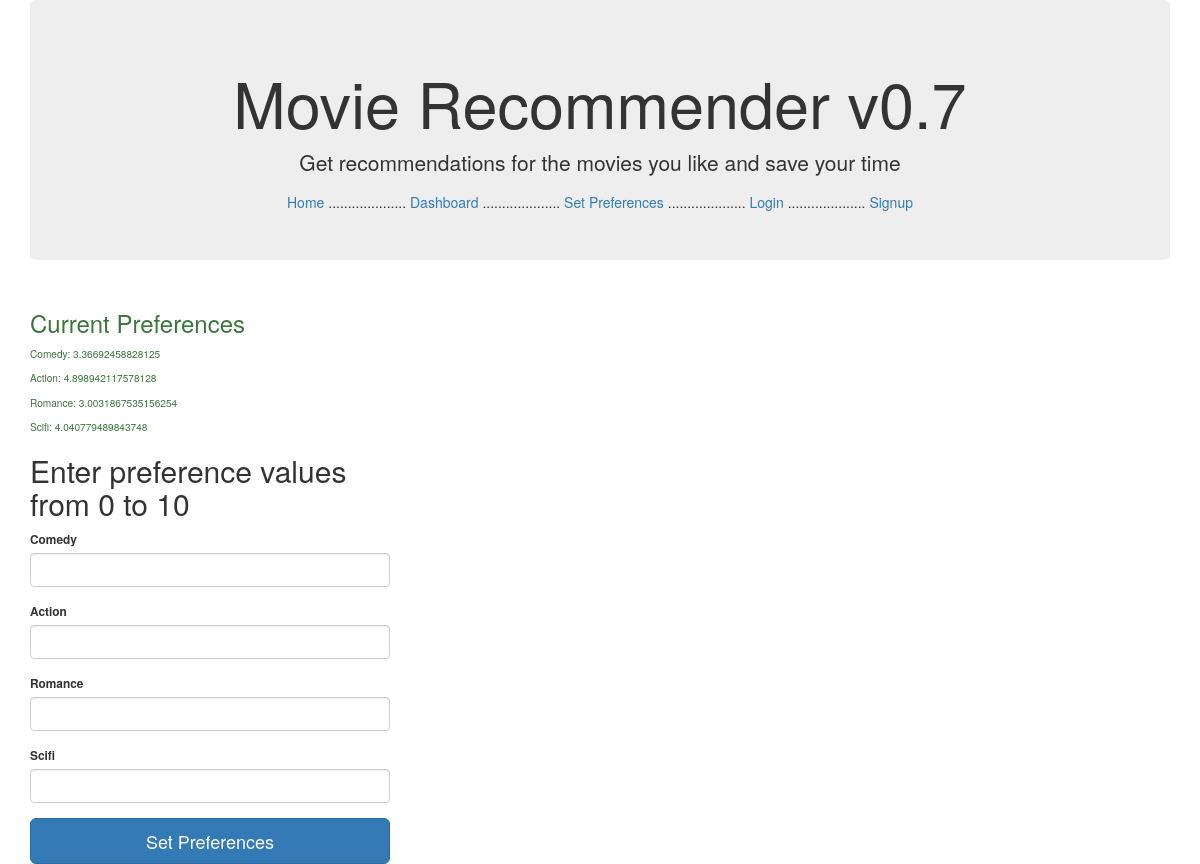
The page /setpreferences (signed in) on the database as committed earlier.
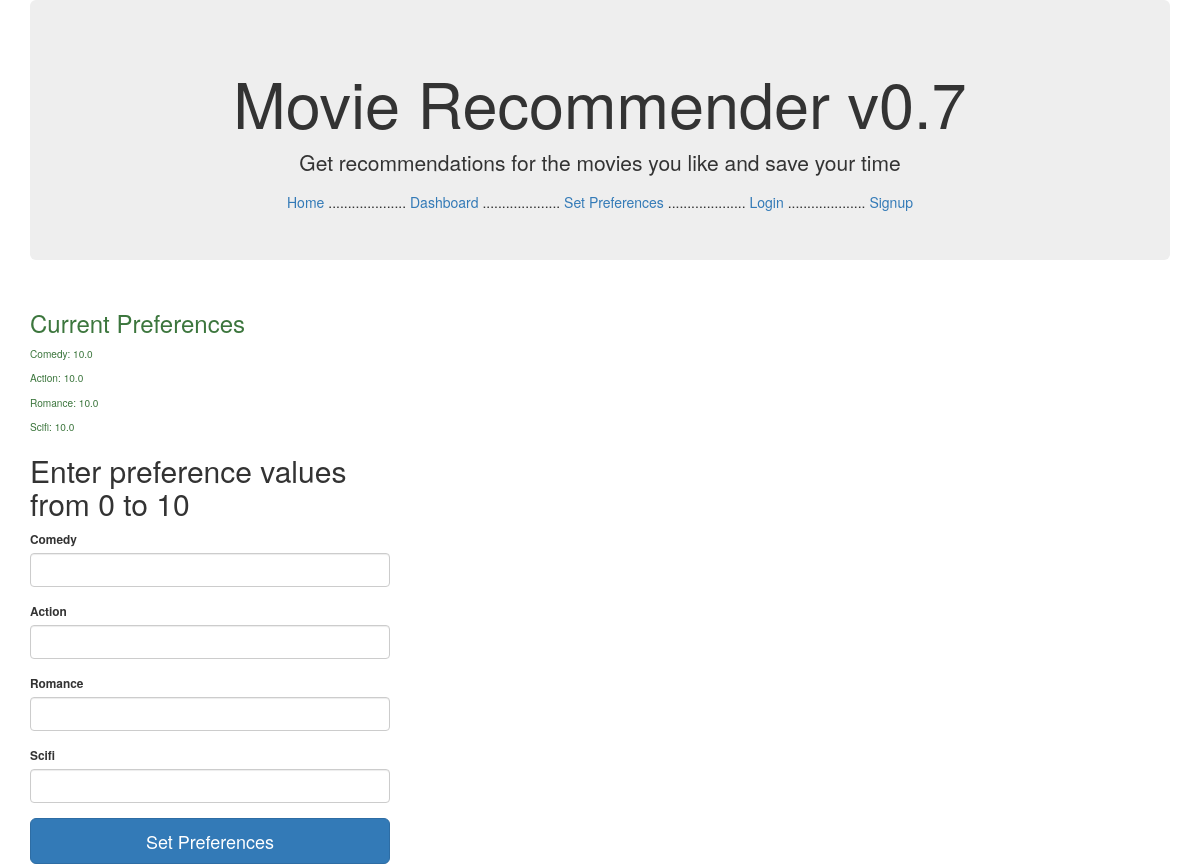
The same page on the database as committed later.
### app/models.py (models this page shows, shortened)
class Preference(db.Model):
	__tablename__ = 'preferences'
	id = db.Column(db.Integer, primary_key=True)
	user_id = db.Column(db.Integer, db.ForeignKey('users.id'))
	comedy = db.Column(db.Float)
	action = db.Column(db.Float)
	romance = db.Column(db.Float)
	scifi = db.Column(db.Float)

### app/views.py (the view, shortened to what this page needs)
@app.route('/setpreferences', methods=['POST', 'GET'])
@login_required
def setpreferences():
	form = PreferenceForm()
	preference = Preference.query.filter_by(user_id = current_user.id).first()
	return render_template('setpreferences.html', preference = preference, form=form)

### app/views.py
class PreferenceForm(FlaskForm):
	comedy = IntegerField('Comedy', validators=[InputRequired()])
	action = IntegerField('Action', validators=[InputRequired()])
	romance = IntegerField('Romance', validators=[InputRequired()])
	scifi = IntegerField('Scifi', validators=[InputRequired()])

### app/views.py (called while the page is built)
@login_manager.user_loader
def load_user(user_id):
	return User.query.get(int(user_id))

### app/templates/setpreferences.html (shortened to what this page needs)
{% extends "base.html" %}
{% import "bootstrap/wtf.html" as wtf %}
{% block content %}
<div class="row">
	<div class="col-xs-4 center-block small">
		<div class="small text-success">
			{% if preference %}
				<h3> Current Preferences </h3>
				<p> Comedy: {{ preference.comedy * 10 }} </p>
				<p> Action: {{ preference.action * 10 }} </p>
				<p> Romance: {{ preference.romance * 10 }} </p>
				<p> Scifi: {{ preference.scifi * 10 }} </p>
			{% endif %}
		</div>
		<form class="form-signin" method="POST" action="{{url_for('setpreferences')}}">
			<h2 class="form-signin-heading">Enter preference values from 0 to 10</h2>
			{{ wtf.form_field(form.comedy) }}
			{{ wtf.form_field(form.action) }}
			{{ wtf.form_field(form.romance) }}
			{{ wtf.form_field(form.scifi) }}
			<button class="btn btn-lg btn-primary btn-block" type="submit">Set Preferences</button>
		</form>
	</div>
</div>
{% endblock %}

### app/templates/base.html (shortened to what this page needs)
{% extends "bootstrap/base.html" %}
{% block head %}
{{ super() }}
{% endblock %}
{% block body %}
<div class="container">
	<div class="jumbotron">
		<center>
		<h1> Movie Recommender v0.7</h1>
		<p>Get recommendations for the movies you like and save your time</p>
		<a href="{{url_for('home')}}">Home</a>
		....................
		<a href="{{url_for('dashboard')}}">Dashboard</a>
		....................
		<a href="{{url_for('setpreferences')}}">Set Preferences</a>
		....................
		<a href="{{url_for('login')}}">Login</a>
		....................
		<a href="{{url_for('signup')}}">Signup</a>
		</center>
	</div>
	{% block content %}
	{% endblock %}
</div>
{% endblock %}

Rows that differ between the two databases and show on the page:
changed Preference: preference.comedy*10 "3.36692458828125" → "10.0"; preference.action*10 "4.898942117578128" → "10.0"; preference.romance*10 "3.0031867535156254" → "10.0"; preference.scifi*10 "4.040779489843748" → "10.0"
